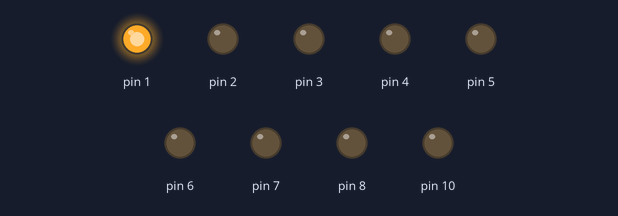
Bench run of a sketch on a simulated Arduino Uno, built with avr-gcc and run on an emulated ATmega328P. Parts: output pins drawn as LEDs (lit = HIGH).

Above: at 0.1 s.
At 1.1 s:
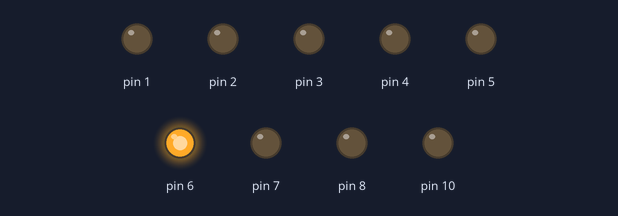
At 2.1 s:
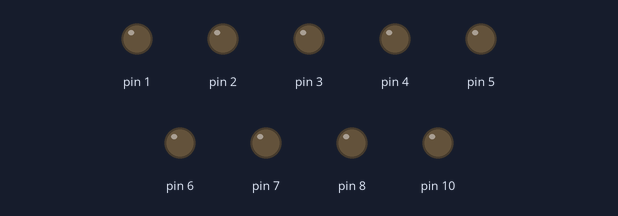
At 4.1 s:
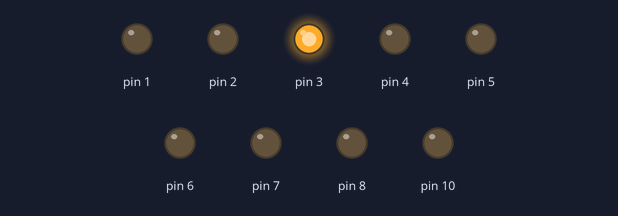
At 6.1 s:
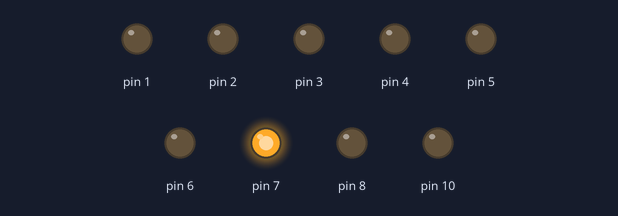
At 8.1 s:
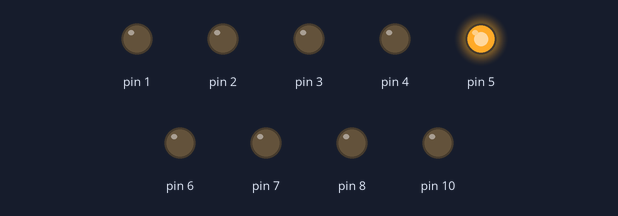
Timing chart, 0 to 8.4 s (numbered marks = the images above):
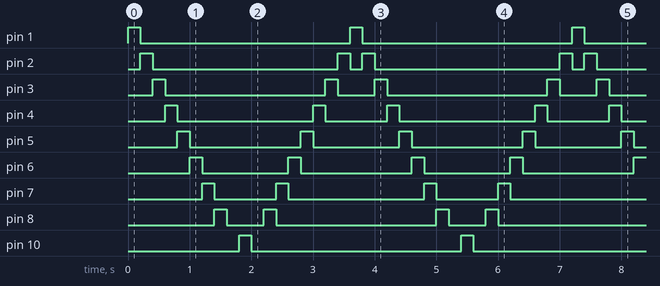

Measured:
- by itself, pin 1, pin 10: alternates HIGH for 0.20 s and LOW for 3.4 s
- by itself, pin 2: repeats every 3.6 s: LOW 3.0 s, HIGH 0.20 s, LOW 0.20 s, HIGH 0.20 s
- by itself, pin 3: repeats every 3.6 s: LOW 2.6 s, HIGH 0.20 s, LOW 0.60 s, HIGH 0.20 s
- by itself, pin 4: repeats every 3.6 s: LOW 2.2 s, HIGH 0.20 s, LOW 1.0 s, HIGH 0.20 s
- by itself, pin 5: repeats every 3.6 s: LOW 1.8 s, HIGH 0.20 s, LOW 1.4 s, HIGH 0.20 s
- by itself, pin 6: repeats every 3.6 s: LOW 1.4 s, HIGH 0.20 s, LOW 1.8 s, HIGH 0.20 s
- by itself, pin 7: repeats every 3.6 s: LOW 1.0 s, HIGH 0.20 s, LOW 2.2 s, HIGH 0.20 s
- by itself, pin 8: repeats every 3.6 s: LOW 0.60 s, HIGH 0.20 s, LOW 2.6 s, HIGH 0.20 s

The sketch:

LED_Sequential_Control.ino
```cpp
void setup() {
  // put your setup code here, to run once:
pinMode(1, OUTPUT);pinMode(2, OUTPUT);pinMode(3, OUTPUT);pinMode(4, OUTPUT);
pinMode(5, OUTPUT);pinMode(6, OUTPUT);pinMode(7, OUTPUT);pinMode(8, OUTPUT);pinMode(10, OUTPUT);
}

void loop() {
  // put your main code here, to run repeatedly:
digitalWrite(1, HIGH);delay(200);digitalWrite(1, LOW);delay(00);
digitalWrite(2, HIGH);delay(200);digitalWrite(2, LOW);delay(00);
digitalWrite(3, HIGH);delay(200);digitalWrite(3, LOW);delay(00);
digitalWrite(4, HIGH);delay(200);digitalWrite(4, LOW);delay(00);
digitalWrite(5, HIGH);delay(200);digitalWrite(5, LOW);delay(00);
digitalWrite(6, HIGH);delay(200);digitalWrite(6, LOW);delay(00);
digitalWrite(7, HIGH);delay(200);digitalWrite(7, LOW);delay(00);
digitalWrite(8, HIGH);delay(200);digitalWrite(8, LOW);delay(00);
digitalWrite(9, HIGH);delay(200);digitalWrite(9, LOW);delay(00);
digitalWrite(10, HIGH);delay(200);digitalWrite(10, LOW);delay(00);
digitalWrite(9, HIGH);delay(200);digitalWrite(9, LOW);delay(00);
digitalWrite(8, HIGH);delay(200);digitalWrite(8, LOW);delay(00);
digitalWrite(7, HIGH);delay(200);digitalWrite(7, LOW);delay(00);
digitalWrite(6, HIGH);delay(200);digitalWrite(6, LOW);delay(00);
digitalWrite(5, HIGH);delay(200);digitalWrite(5, LOW);delay(00);
digitalWrite(4, HIGH);delay(200);digitalWrite(4, LOW);delay(00);
digitalWrite(3, HIGH);delay(200);digitalWrite(3, LOW);delay(00);
digitalWrite(2, HIGH);delay(200);digitalWrite(2, LOW);delay(00);

}
```
